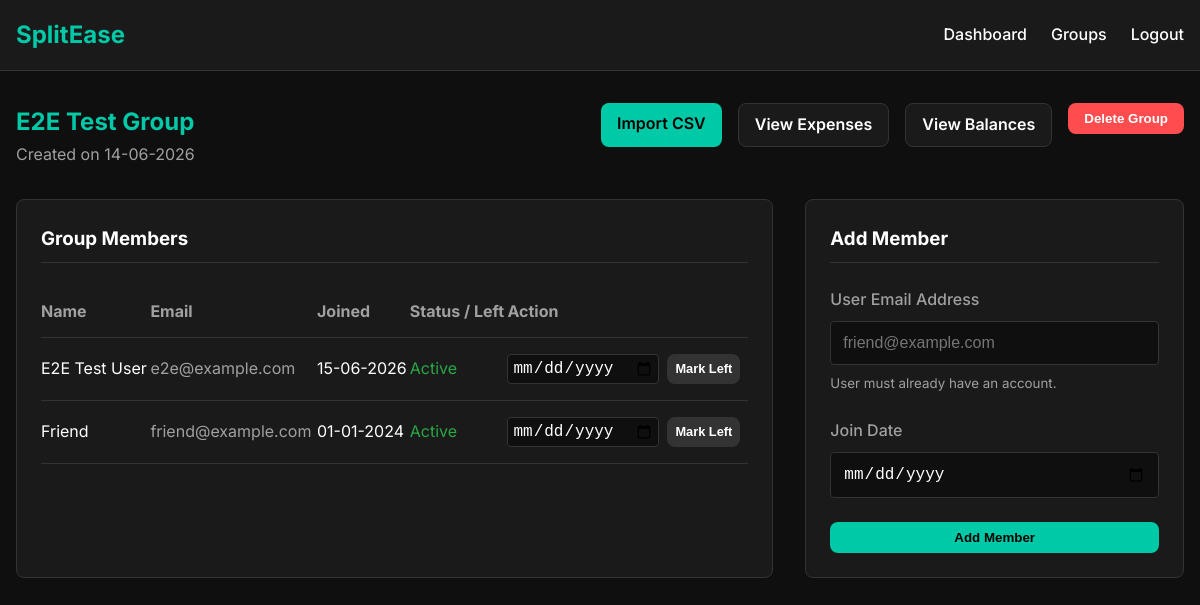
/groups/1 (signed in), run on the app's committed database.
### models.py (models this page shows, shortened)
class Group(Base):
    __tablename__ = "groups"
    id = Column(Integer, primary_key=True, index=True)
    name = Column(String, nullable=False)
    created_at = Column(DateTime, default=func.now())
    members = relationship("GroupMember", back_populates="group", cascade="all, delete-orphan")
    expenses = relationship("Expense", back_populates="group", cascade="all, delete-orphan")
    settlements = relationship("Settlement", back_populates="group", cascade="all, delete-orphan")
    import_logs = relationship("ImportLog", back_populates="group", cascade="all, delete-orphan")

class GroupMember(Base):
    __tablename__ = "group_members"
    id = Column(Integer, primary_key=True, index=True)
    group_id = Column(Integer, ForeignKey("groups.id"), index=True)
    user_id = Column(Integer, ForeignKey("users.id"), index=True)
    joined_at = Column(Date, nullable=False)
    left_at = Column(Date, nullable=True) # NULL means still active
    group = relationship("Group", back_populates="members")
    user = relationship("User", back_populates="group_memberships")

class User(Base):
    __tablename__ = "users"
    id = Column(Integer, primary_key=True, index=True)
    name = Column(String, nullable=False)
    email = Column(String, unique=True, index=True, nullable=False)
    password_hash = Column(String, nullable=False)
    created_at = Column(DateTime, default=func.now())
    group_memberships = relationship("GroupMember", back_populates="user", cascade="all, delete-orphan")
    expenses_paid = relationship("Expense", back_populates="payer")
    expense_splits = relationship("ExpenseSplit", back_populates="user")
    settlements_paid = relationship("Settlement", foreign_keys="[Settlement.from_user_id]", back_populates="from_user")
    settlements_received = relationship("Settlement", foreign_keys="[Settlement.to_user_id]", back_populates="to_user")

### routers/group_routes.py (the view)
@router.get("/{group_id}", response_class=HTMLResponse)
async def group_detail(
    request: Request,
    group_id: int,
    db: Session = Depends(get_db),
    current_user: User = Depends(get_current_user)
):
    group = db.query(Group).filter(Group.id == group_id).first()
    if not group:
        raise HTTPException(status_code=404, detail="Group not found")
    is_member = db.query(GroupMember).filter(
        GroupMember.group_id == group_id,
        GroupMember.user_id == current_user.id
    ).first()
    if not is_member:
        return RedirectResponse(url="/groups", status_code=status.HTTP_302_FOUND)
    members = db.query(GroupMember).filter(GroupMember.group_id == group_id).all()
    first_member_id = db.query(GroupMember).filter(GroupMember.group_id == group_id).order_by(GroupMember.id.asc()).first()
    is_creator = first_member_id and first_member_id.user_id == current_user.id
    return templates.TemplateResponse(request=request, name="group_detail.html", context=
        {
            "request": request,
            "user": current_user,
            "group": group,
            "members": members,
            "is_creator": is_creator
        }
    )

### templates/group_detail.html (shortened to what this page needs)
{% extends "base.html" %}
{% block content %}
<div style="display: flex; justify-content: space-between; align-items: flex-start; margin-bottom: 2rem;">
    <div>
        <h2 style="color: var(--accent-teal);">{{ group.name }}</h2>
        <p style="color: var(--text-muted);">Created on {{ group.created_at.strftime('%d-%m-%Y') }}</p>
    </div>
    <div style="display: flex; gap: 1rem;">
        <a href="/groups/{{ group.id }}/import" class="btn btn-primary" style="background-color: var(--accent-teal); color: black;">Import CSV</a>
        <a href="/groups/{{ group.id }}/expenses" class="btn" style="background-color: var(--bg-card); border: 1px solid var(--border-color); color: white;">View Expenses</a>
        <a href="/groups/{{ group.id }}/balances" class="btn" style="background-color: var(--bg-card); border: 1px solid var(--border-color); color: white;">View Balances</a>
        {% if is_creator %}
        <form action="/groups/{{ group.id }}/delete" method="POST" onsubmit="return confirm('Are you sure you want to delete this entire group? This action cannot be undone.');">
            <button type="submit" class="btn btn-danger">Delete Group</button>
        </form>
        {% endif %}
    </div>
</div>
<div style="display: grid; grid-template-columns: 2fr 1fr; gap: 2rem;">
    <div class="card">
        <h3 style="margin-bottom: 1.5rem; border-bottom: 1px solid var(--border-color); padding-bottom: 0.5rem;">Group Members</h3>
        <table style="width: 100%; border-collapse: collapse; text-align: left;">
            <thead>
                <tr style="border-bottom: 1px solid var(--border-color); color: var(--text-muted);">
                    <th style="padding: 0.75rem 0;">Name</th>
                    <th style="padding: 0.75rem 0;">Email</th>
                    <th style="padding: 0.75rem 0;">Joined</th>
                    <th style="padding: 0.75rem 0;">Status / Left</th>
                    <th style="padding: 0.75rem 0;">Action</th>
                </tr>
            </thead>
            <tbody>
                {% for member in members %}
                <tr style="border-bottom: 1px solid var(--border-color);">
                    <td style="padding: 1rem 0;">{{ member.user.name }}</td>
                    <td style="padding: 1rem 0; color: var(--text-muted);">{{ member.user.email }}</td>
                    <td style="padding: 1rem 0;">{{ member.joined_at.strftime('%d-%m-%Y') }}</td>
                    <td style="padding: 1rem 0;">
                        {% if member.left_at %}
                            <span style="color: var(--error-red);">Left on {{ member.left_at.strftime('%d-%m-%Y') }}</span>
                        {% else %}
                            <span style="color: var(--success-green);">Active</span>
                        {% endif %}
                    </td>
                    <td style="padding: 1rem 0;">
                        {% if not member.left_at %}
                        <form action="/groups/{{ group.id }}/members/{{ member.user.id }}/leave" method="POST" style="display: flex; gap: 0.5rem;">
                            <input type="date" name="left_at" required class="form-control" style="padding: 0.25rem; width: auto;">
                            <button type="submit" class="btn" style="background-color: var(--border-color); color: white; padding: 0.25rem 0.5rem; font-size: 0.8rem;">Mark Left</button>
                        </form>
                        {% endif %}
                    </td>
                </tr>
                {% endfor %}
            </tbody>
        </table>
    </div>
    <div class="card" style="height: fit-content;">
        <h3 style="margin-bottom: 1.5rem; border-bottom: 1px solid var(--border-color); padding-bottom: 0.5rem;">Add Member</h3>
        <form action="/groups/{{ group.id }}/members" method="POST">
            <div class="form-group">
                <label class="form-label">User Email Address</label>
                <input type="email" name="user_email" class="form-control" required placeholder="friend@example.com">
                <small style="color: var(--text-muted); margin-top: 0.5rem; display: block;">User must already have an account.</small>
            </div>
            <div class="form-group">
                <label class="form-label">Join Date</label>
                <input type="date" name="joined_at" class="form-control" required>
            </div>
            <button type="submit" class="btn btn-primary" style="width: 100%;">Add Member</button>
        </form>
    </div>
</div>
{% endblock %}

### templates/base.html (shortened to what this page needs)
<!DOCTYPE html>
<html lang="en">
<head>
    <link rel="stylesheet" href="/static/style.css">
</head>
<body>
    <nav class="navbar">
        <div class="nav-container">
            <a href="/" class="nav-logo">SplitEase</a>
            <div class="nav-links">
                {% if user %}
                    <a href="/dashboard" class="nav-item">Dashboard</a>
                    <a href="/groups" class="nav-item">Groups</a>
                    <a href="/logout" class="nav-item logout-btn">Logout</a>
                {% else %}
                    <a href="/login" class="nav-item">Login</a>
                    <a href="/signup" class="nav-item btn-primary">Sign Up</a>
                {% endif %}
            </div>
        </div>
    </nav>
    <main class="container">
        {% block content %}{% endblock %}
    </main>
</body>
</html>

### static/style.css (style rules this page uses)
:root { --bg-dark: #0f0f0f; --bg-card: #1a1a1a; --text-main: #ffffff; --text-muted: #a0a0a0; --accent-teal: #00c9a7; --accent-teal-hover: #00b396; --error-red: #ff4d4f; --success-green: #28a745; --border-color: #333333; --border-radius: 8px; --spacing-md: 16px; --spacing-lg: 24px; }
* { box-sizing: border-box; margin: 0; padding: 0; }
body { font-family: 'Inter', sans-serif; background-color: var(--bg-dark); color: var(--text-main); line-height: 1.6; }
a { color: var(--accent-teal); text-decoration: none; transition: color 0.2s; }
.navbar { background-color: var(--bg-card); border-bottom: 1px solid var(--border-color); padding: 1rem 0; position: sticky; top: 0; z-index: 100; }
.nav-container { max-width: 1200px; margin: 0 auto; padding: 0 var(--spacing-md); display: flex; justify-content: space-between; align-items: center; }
.nav-logo { font-size: 1.5rem; font-weight: 700; color: var(--accent-teal); }
.nav-links { display: flex; gap: var(--spacing-lg); align-items: center; }
.nav-item { color: var(--text-main); font-weight: 500; }
.container { max-width: 1200px; margin: 2rem auto; padding: 0 var(--spacing-md); }
.btn { display: inline-block; padding: 0.5rem 1rem; border-radius: var(--border-radius); font-weight: 600; cursor: pointer; border: none; transition: all 0.2s; }
.btn-primary { background-color: var(--accent-teal); color: #000; }
.btn-danger { background-color: var(--error-red); color: #fff; }
.card { background-color: var(--bg-card); border: 1px solid var(--border-color); border-radius: var(--border-radius); padding: var(--spacing-lg); }
.form-group { margin-bottom: 1.5rem; }
.form-label { display: block; margin-bottom: 0.5rem; font-weight: 500; color: var(--text-muted); }
.form-control { width: 100%; padding: 0.75rem; background-color: var(--bg-dark); border: 1px solid var(--border-color); border-radius: 4px; color: var(--text-main); font-size: 1rem; }

### data on the page
Group: name "E2E Test Group", created_at "14-06-2026"
GroupMember: user.name "E2E Test User", user.email "e2e@example.com", joined_at "15-06-2026", shows "Active"
GroupMember: user.name "Friend", user.email "friend@example.com", joined_at "01-01-2024", shows "Active"
